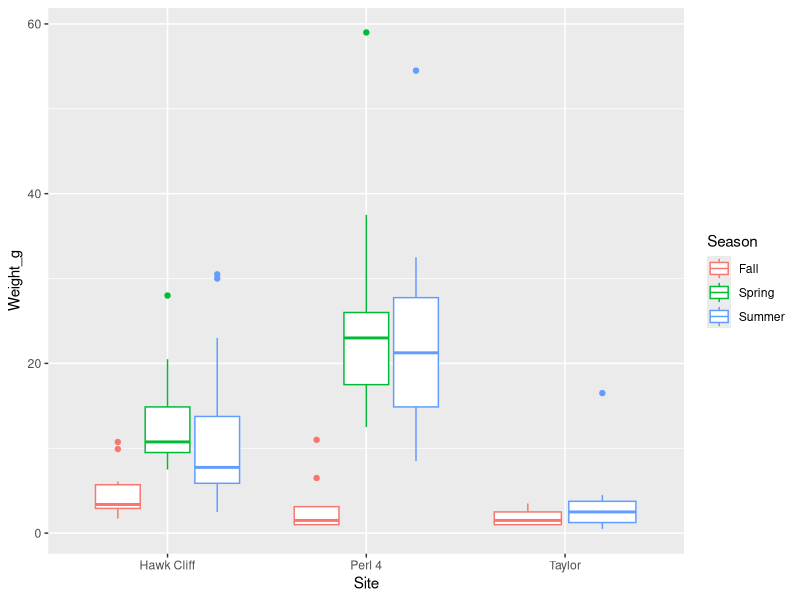

Here is the R script that generated this plot: (Note: this script raises an error after producing the figure.)
##Fish Biomass standardized to m2 

library(readxl)
library(dbplyr)
library(lubridate)
library(tidyverse)

##Calculate Reach Area
sm<- read.csv("data/Stream Condition Data/2x-weekly Stream Conditions_cleaned_MASTERCSV.csv", na.strings=c("","NA"))

sm$newdate <-strptime(as.character(sm$Date), "%d/%m/%Y")
sm$txtdate <- format(sm$newdate, "%y-%m-%d")

sm$Wetted_width_cm <- as.numeric(sm$Wetted_width_cm)

sm_sampling <- sm %>%
  select(newdate, txtdate, Site_Code, Water_depth_cm, Wetted_width_cm, Hydraulic_head_cm) %>%
  filter(newdate %in% c("2018-05-28", "2018-07-30", "2018-10-22")) %>%
  mutate(reach_length_m = 40) %>%
  mutate(reach_area = reach_length_m*(Wetted_width_cm/100)) %>%
  mutate(Season = case_when(
    newdate == "2018-05-28" ~ "Spring",
    newdate == "2018-07-30" ~ "Summer",
    newdate == "2018-10-22" ~ "Fall"
  ))


##Calculate Fish Biomass
fish_meta <- read.csv("data/Fish_Collection_Data/2018_Fish_Marie_CollectionData.csv")

fish_meta$Weight_g <- as.numeric(fish_meta$Weight_g)
bm <- fish_meta %>%
  select(Season, Site, Species, Weight_g, Number_of_Individuals) %>%
  filter(!is.na(Weight_g)) %>%
  group_by(Season, Site) %>%
  summarise_at(vars(Weight_g, Number_of_Individuals), list(total = sum, mean = mean, sd = sd)) %>%
  mutate(Site_Code = case_when(
    Site == "Hawk Cliff" ~ "HC",
    Site == "Perl 4" ~ "EP4",
    Site == "Taylor" ~ "AT"
  ))



##looking at size of fish for SI tissue taken
si_cc <- fish_meta %>%
  filter(SI_tissue_taken == "Y" & Species == "CC")

ggplot(si_cc, aes(x = Site, y = Weight_g, color = Season)) +
  geom_boxplot()

si$Fork_Length_per_individual_mm <- as.numeric(si$Fork_Length_per_individual_mm)
ggplot(si, aes(x = Site, y = Fork_Length_per_individual_mm, color = Season)) +
  geom_boxplot()

##join together
df <- left_join(bm, sm_sampling, by = c("Season", "Site_Code")) %>%
  mutate(biomass_m2 = Weight_g_total/reach_area)

df$Season <- ordered(df$Season, 
                            levels = c("Spring", "Summer", "Fall"))
df$Site_Code <- ordered(df$Site_Code,
                        levels = c("HC", "EP4", "AT"))

bm_plot <- ggplot(df, aes(x = Season, y = biomass_m2, fill = Site_Code)) +
  geom_bar(stat = "identity", colour = "black") +
  scale_fill_manual(values = c("#999999", "#E69F00", "#56B4E9")) +
  theme_classic() +
  facet_wrap(~Site_Code) +
  ylab("Biomass (g/m2)") +
  theme(axis.text.x = element_text(angle = 45, hjust = 1, size = 12),axis.text.y = element_text(size = 12),axis.title.y=element_text(size = 12), axis.title.x = element_blank(), legend.position = "none", text = element_text(family = "Times New Roman"), strip.background = element_blank(),strip.text = element_blank()) 

bm_plot


bm_plot_2 <- ggplot(df, aes(x = Season, y = Weight_g_total, fill = Site_Code)) +
  geom_bar(stat = "identity", colour = "black") +
  scale_fill_manual(values = c("#999999", "#E69F00", "#56B4E9")) +
  theme_classic() +
  facet_wrap(~Site_Code) +
  ylab("Total Biomass (g)") +
  theme(axis.text.x = element_text(angle = 45, hjust = 1, size = 12),axis.text.y = element_text(size = 12),axis.title.y=element_text(size = 12), axis.title.x = element_blank(), legend.position = "none", text = element_text(family = "Times New Roman"), strip.background = element_blank(),strip.text = element_blank()) 

bm_plot_2

ggplot(df, aes(x = Season, y = Number_of_Individuals_total, fill = Site_Code)) +
  geom_bar(stat = "identity", colour = "black") +
  scale_fill_manual(values = c("#999999", "#E69F00", "#56B4E9")) +
  theme_classic() +
  facet_wrap(~Site_Code) +
  ylab("Abundance") +
  theme(axis.text.x = element_text(angle = 45, hjust = 1, size = 12),axis.text.y = element_text(size = 12),axis.title.y=element_text(size = 12), axis.title.x = element_blank(), legend.position = "none", text = element_text(family = "Times New Roman"), strip.background = element_blank(),strip.text = element_blank()) 





###
hc <- fish_meta %>% filter(Site == "Hawk Cliff")
hist(hc$Weight_g)
  
ep <- fish_meta %>% filter(Site == "Perl 4")
hist(ep$Weight_g)

at <- fish_meta %>% filter(Site == "Taylor")
hist(at$Weight_g)





##look at size spectrum rather than biomass pyramid, and look at body size of fish used for isotope data 


test <- fish_meta %>%
  filter(Site == "Taylor" & Season == "Fall")
##Looking at total fish biomass per site across season, standardized to m2 of sampling reach 

##there are 2 unknown #s for bulk samples, need to filter those out first
fish_meta <- fish_meta %>%
  filter(Number_of_Individuals != "unknown")
